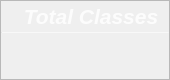
                   <widget class="QFrame" name="Class_QF">
                    <property name="minimumSize">
                     <size>
                      <width>170</width>
                      <height>80</height>
                     </size>
                    </property>
                    <property name="maximumSize">
                     <size>
                      <width>170</width>
                      <height>80</height>
                     </size>
                    </property>
                    <property name="toolTipDuration">
                     <number>0</number>
                    </property>
                    <property name="styleSheet">
                     <string notr="true">QFrame#Class_QF{
color: rgb(255, 255, 255);
border-radius: 15px;
background-color: qradialgradient(cx:0, cy:0, radius:1, fx:0.1, fy:0.1, stop:0 rgb(162, 129, 247),  stop:1 rgb(119, 111, 252));
border: 1px outset rgb(98, 91, 213);
}
</string>
                    </property>
                    <property name="frameShape">
                     <enum>QFrame::StyledPanel</enum>
                    </property>
                    <property name="frameShadow">
                     <enum>QFrame::Raised</enum>
                    </property>
                    <layout class="QVBoxLayout" name="verticalLayout_7" stretch="0,2,1">
                     <property name="spacing">
                      <number>0</number>
                     </property>
                     <property name="leftMargin">
                      <number>0</number>
                     </property>
                     <property name="topMargin">
                      <number>0</number>
                     </property>
                     <property name="rightMargin">
                      <number>0</number>
                     </property>
                     <property name="bottomMargin">
                      <number>0</number>
                     </property>
                     <item>
                      <widget class="QFrame" name="Class_top">
                       <property name="styleSheet">
                        <string notr="true">border:none</string>
                       </property>
                       <property name="frameShape">
                        <enum>QFrame::StyledPanel</enum>
                       </property>
                       <property name="frameShadow">
                        <enum>QFrame::Raised</enum>
                       </property>
                       <layout class="QHBoxLayout" name="horizontalLayout_6">
                        <property name="spacing">
                         <number>0</number>
                        </property>
                        <property name="leftMargin">
                         <number>0</number>
                        </property>
                        <property name="topMargin">
                         <number>3</number>
                        </property>
                        <property name="rightMargin">
                         <number>0</number>
                        </property>
                        <property name="bottomMargin">
                         <number>3</number>
                        </property>
                        <item>
                         <widget class="QLabel" name="label_5">
                          <property name="maximumSize">
                           <size>
                            <width>16777215</width>
                            <height>30</height>
                           </size>
                          </property>
                          <property name="font">
                           <font>
                            <family>Segoe UI</family>
                            <pointsize>16</pointsize>
                            <italic>true</italic>
                            <bold>true</bold>
                           </font>
                          </property>
                          <property name="styleSheet">
                           <string notr="true">color: rgba(255, 255, 255,210);
padding-left:12px;
font: 700 italic 16pt &quot;Segoe UI&quot;;</string>
                          </property>
                          <property name="text">
                           <string>Total Classes</string>
                          </property>
                          <property name="alignment">
                           <set>Qt::AlignCenter</set>
                          </property>
                          <property name="indent">
                           <number>0</number>
                          </property>
                         </widget>
                        </item>
                       </layout>
                      </widget>
                     </item>
                     <item>
                      <widget class="Line" name="line_2">
                       <property name="maximumSize">
                        <size>
                         <width>16777215</width>
                         <height>1</height>
                        </size>
                       </property>
                       <property name="styleSheet">
                        <string notr="true">background-color: rgba(255, 255, 255, 89);</string>
                       </property>
                       <property name="orientation">
                        <enum>Qt::Horizontal</enum>
                       </property>
                      </widget>
                     </item>
                     <item>
                      <widget class="QFrame" name="Class_bottom">
                       <property name="styleSheet">
                        <string notr="true">border:none</string>
                       </property>
                       <property name="frameShape">
                        <enum>QFrame::StyledPanel</enum>
                       </property>
                       <property name="frameShadow">
                        <enum>QFrame::Raised</enum>
                       </property>
                       <layout class="QVBoxLayout" name="verticalLayout_8">
                        <property name="spacing">
                         <number>0</number>
                        </property>
                        <property name="leftMargin">
                         <number>0</number>
                        </property>
                        <property name="topMargin">
                         <number>6</number>
                        </property>
                        <property name="rightMargin">
                         <number>0</number>
                        </property>
                        <property name="bottomMargin">
                         <number>6</number>
                        </property>
                        <item alignment="Qt::AlignTop">
                         <widget class="QLabel" name="Class_num">
                          <property name="minimumSize">
                           <size>
                            <width>0</width>
                            <height>30</height>
                           </size>
                          </property>
                          <property name="maximumSize">
                           <size>
                            <width>16777215</width>
                            <height>30</height>
                           </size>
                          </property>
                          <property name="font">
                           <font>
                            <family>Microsoft YaHei UI</family>
                            <pointsize>17</pointsize>
                            <italic>false</italic>
                            <bold>false</bold>
                            <underline>false</underline>
                           </font>
                          </property>
                          <property name="styleSheet">
                           <string notr="true">color: rgb(255, 255, 255);
font: 17pt &quot;Microsoft YaHei UI&quot;;</string>
                          </property>
                          <property name="text">
                           <string/>
                          </property>
                          <property name="alignment">
                           <set>Qt::AlignCenter</set>
                          </property>
                         </widget>
                        </item>
                       </layout>
                      </widget>
                     </item>
                    </layout>
                   </widget>
